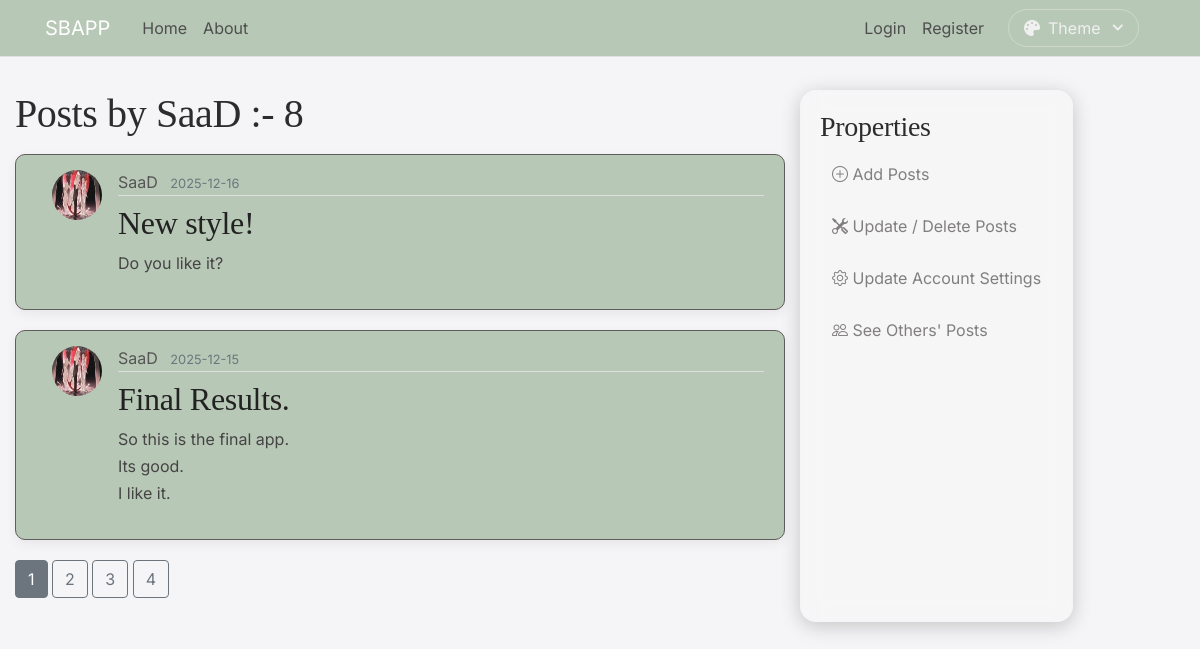
/user/SaaD, run on the app's committed database.
### app/models.py (models this page shows, shortened)
class User(db.Model, UserMixin):
    id = db.Column(db.Integer, primary_key=True)
    username = db.Column(db.String(20), unique=True, nullable=False)
    email = db.Column(db.String(120), unique=True, nullable=False)
    image_file = db.Column(db.String(40), nullable=False, default='default.jpg')
    password = db.Column(db.String(60), nullable=False)
    posts = db.relationship('Post', backref='author', lazy=True)

class Post(db.Model):
    id = db.Column(db.Integer, primary_key=True)
    title = db.Column(db.String(100), nullable=False)
    date_posted = db.Column(db.DateTime, nullable=False, default=datetime.utcnow)
    content = db.Column(db.Text, nullable=False)
    user_id = db.Column(db.Integer, db.ForeignKey('user.id'), nullable=False)

### app/user/routes.py (the view)
@user.route("/user/<string:username>")
def user_posts(username):
    page = request.args.get("page", 1, type=int)
    user = User.query.filter_by(username=username).first_or_404()
    posts = (
        Post.query.filter_by(author=user)
        .order_by(Post.date_posted.desc())
        .paginate(page=page, per_page=2)
    )
    return render_template("user_posts.html", posts=posts, user=user)

### app/templates/user_posts.html
{% extends "layout.html" %}
{% block content %}
    <h1 class="mb-3">Posts by {{ user.username }} :- {{ posts.total }}</h1>
    {% for post in posts.items %}
        <article class="media content-section">
          <img class="rounded-circle article-img mx-3"
           src="{{ url_for('static', filename='pics/' + (post.author.image_file or 'default.jpg')) }}"
           alt="{{ post.author.username }}'s profile picture"
           width="50" height="50">
          <div class="media-body">
            <div class="article-metadata">
              <a class="mr-2" href="{{ url_for('user.user_posts', username=post.author.username) }}">{{ post.author.username }}</a>
              <small class="text-muted">{{ post.date_posted.strftime('%Y-%m-%d') }}</small>
            </div>
            <h2><a class="article-title" href="{{ url_for('posts.post', post_id=post.id) }}">{{ post.title }}</a></h2>
            <p class="article-content">{{ post.content }}</p>
          </div>
        </article>
    {% endfor %}
    {% for page_num in posts.iter_pages(left_edge=1, right_edge=1, left_current=1, right_current=2) %}
      {% if page_num %}
        {% if posts.page == page_num %}
          <a class="btn btn-secondary mb-4" href="{{ url_for('user.user_posts', username=user.username, page=page_num) }}">{{ page_num }}</a>
        {% else %}
          <a class="btn btn-outline-secondary mb-4" href="{{ url_for('user.user_posts', username=user.username, page=page_num) }}">{{ page_num }}</a>
        {% endif %}
      {% else %}
        ...
      {% endif %}
    {% endfor %}
{% endblock content %}

### app/static/css/design.css (style rules this page uses)
body { background: #f5f5f7; color: #333333; margin-top: 5rem; font-family: "Segoe UI", Arial, sans-serif; }
h1, h2, h3, h4, h5, h6 { color: #2c2c2c; }
.content-section { background: #b8c8b6; color: #333333; padding: 15px 20px; border: 1px solid #615d5d; border-radius: 10px; margin-bottom: 20px; box-shadow: 0 4px 12px rgba(0, 0, 0, 0.06); }
.article-title { color: #222222; }
.article-content { white-space: pre-line; color: #444444; line-height: 1.7; }
.article-metadata { padding-bottom: 1px; margin-bottom: 8px; border-bottom: 1px solid #dedede; color: #777777; }
.article-metadata a { color: #555555; }
:root { --font-body: 'Inter', system-ui, sans-serif; --font-heading: 'Playfair Display', serif; }
body { font-family: var(--font-body); }
h1, h2, h3, .post-title { font-family: var(--font-heading); letter-spacing: -0.01em; }

### data on the page
User: username "SaaD"
Post: image_file (picture), author.username "SaaD", date_posted "2025-12-16", title "New style!", content "Do you like it?"
Post: image_file (picture), author.username "SaaD", date_posted "2025-12-15", title "Final Results.", content "So this is the final app. Its good. I like it."

### other printed values
{{ posts.total }} "8"
{{ page_num }} "1"
{{ page_num }} "2" "3" "4"
